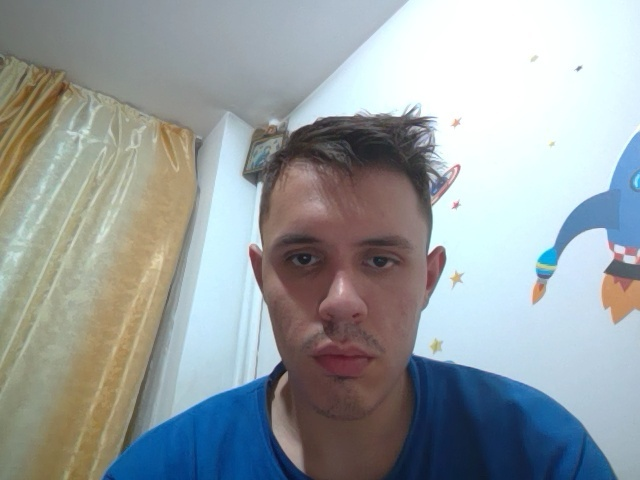
#> input picture all_drivers/driver0.jpg, 640 x 480 px; its folder holds only this picture in this run
$ python -i imgprocessing.py   (imports and definitions only)
#> lines starting #> are read from the running program, lines starting #| are printed output that depends on the picture
#> further down, picture is the input picture: shape (480, 640, 3); mean B, G, R 161.8, 159.5, 152

import cv2 as cv
import os
import numpy as np
import glob
import matplotlib.pyplot as plt

def process_photo(photo):
    photo = cv.resize(photo, (800, 800))
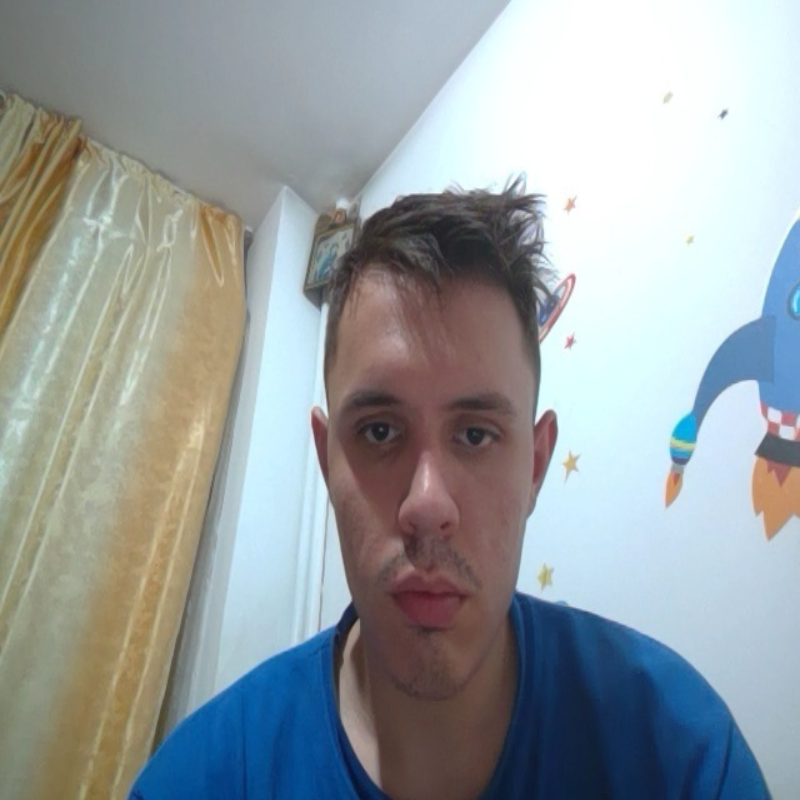
#> photo: shape (800, 800, 3); mean of channels 0, 1, 2 161.8, 159.5, 151.9; drawn as B, G, R
    photo_gray = cv.cvtColor(photo, cv.COLOR_BGR2GRAY)
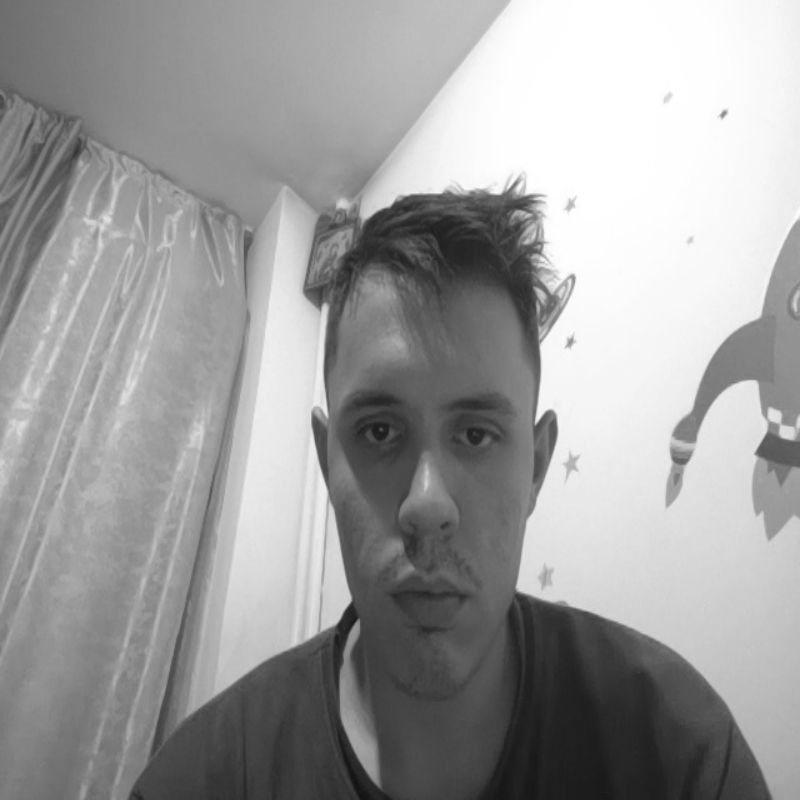
#> photo_gray: shape (800, 800); min 17, max 255, mean 157.5

    '''clahe = cv.createCLAHE(clipLimit=2.0, tileGridSize=(10, 10))
    photo_clahe = clahe.apply(photo_gray)'''

    #gauss_blur = cv.GaussianBlur(photo_gray, (7, 7), 0)

    photo_gray = morphological_transformations_grayscale(photo_gray)
    '''_, photo_bin = cv.threshold(gauss_blur, 127, 255, cv.THRESH_BINARY)
    photo_bin = morphological_transformations_binary(photo_bin)'''
    photo_rgb = morphological_transformations_bgr(photo)
    photo_rgb = cv.cvtColor(photo, cv.COLOR_BGR2RGB)

    return photo_gray, photo_rgb


# [31 lines left out: functions get_photos, fill_hole, not called in this run]


def morphological_transformations_grayscale(photo):
    kernel = cv.getStructuringElement(cv.MORPH_ELLIPSE, (3, 3))

    clahe = cv.createCLAHE(clipLimit=2.0, tileGridSize=(10, 10))
    photo_clahe = clahe.apply(photo)
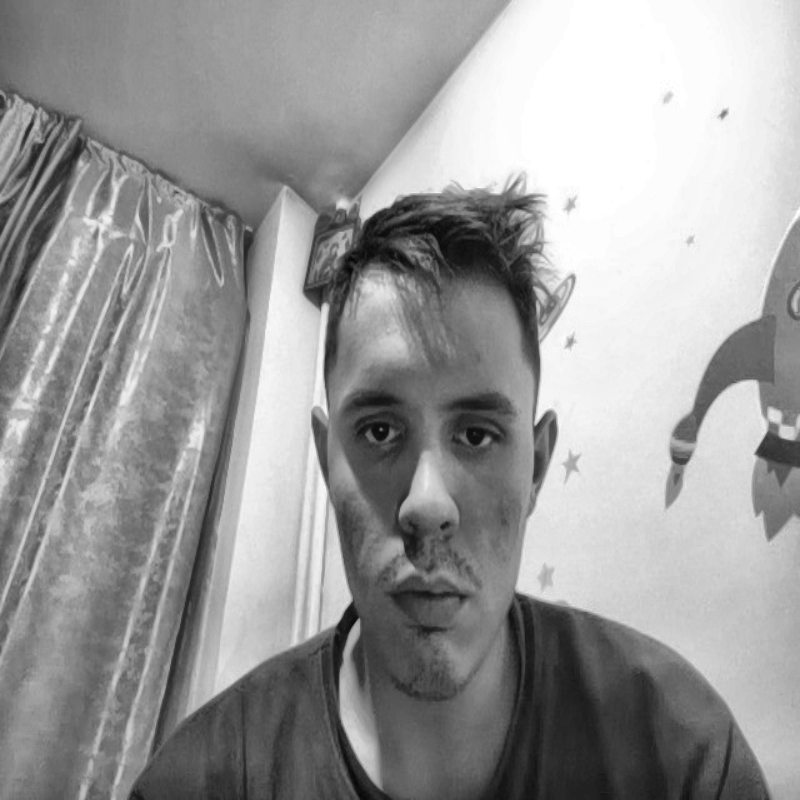
#> photo_clahe: shape (800, 800); min 7, max 255, mean 154.7
    photo_black = cv.morphologyEx(photo, cv.MORPH_TOPHAT, kernel, iterations=1)
    photo_top = cv.morphologyEx(photo, cv.MORPH_BLACKHAT, kernel, iterations=1)
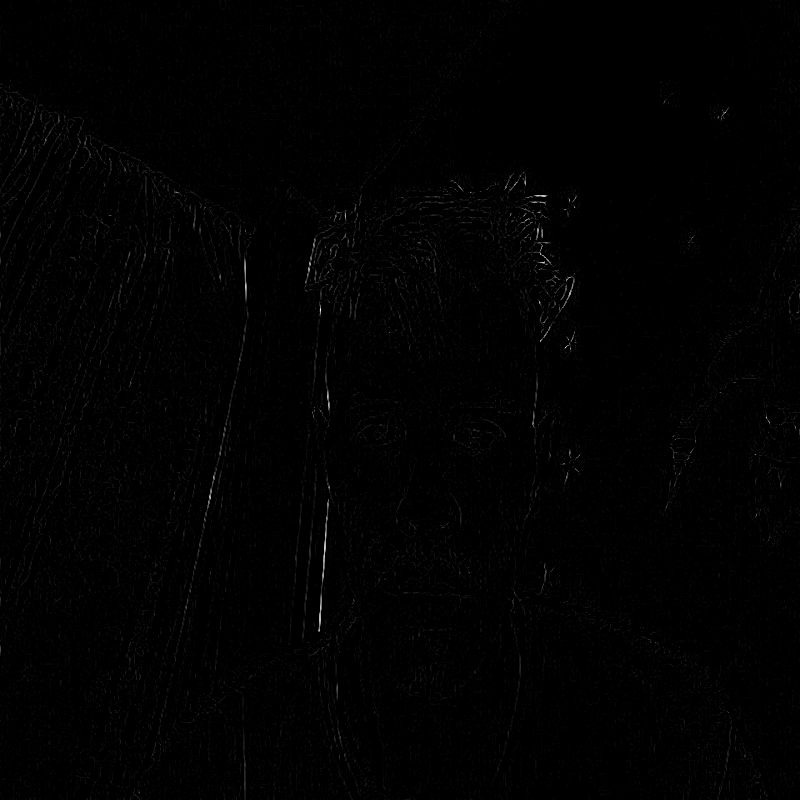
#> photo_top: shape (800, 800); min 0, max 38, mean 0.2; drawn with min black and max white

    photo_enh = cv.add(photo_clahe, photo_top)
    photo_enh = cv.subtract(photo_enh, photo_black)

    ''' photo = cv.dilate(photo, kernel, iterations= 1) #increase bright on darker spots
    photo = cv.morphologyEx(photo, cv.MORPH_OPEN, kernel, iterations = 1) #removing bright noises
    photo = cv.morphologyEx(photo, cv.MORPH_TOPHAT, kernel) #eyelash enhance for closed eye    #cum ba sa fie asta problema )=
    '''

    '''cv.imshow("daaaaaaaa", photo_enh)
    cv.waitKey(0)'''
    return photo_enh

# [13 lines left out: function morphological_transformations_binary, not called in this run]

def morphological_transformations_bgr(photo):
    lab = cv.cvtColor(photo, cv.COLOR_BGR2LAB)
#> lab: shape (800, 800, 3); mean of channels 0, 1, 2 164.5, 127.7, 126.2
    lightness, green_to_red, blue_to_yellow = cv.split(lab)
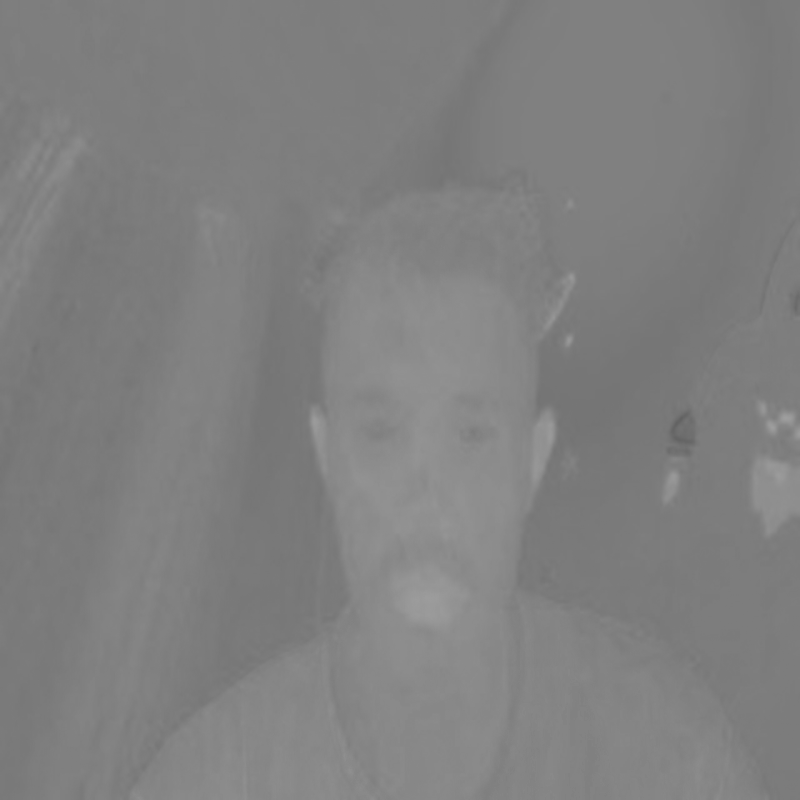
#> green_to_red: shape (800, 800); min 98, max 158, mean 127.7
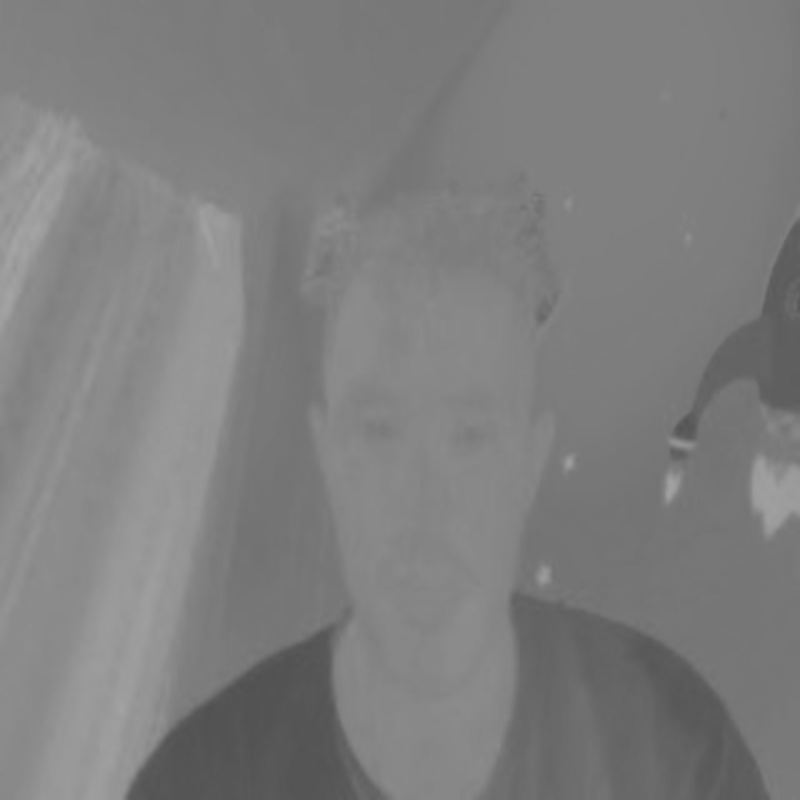
#> blue_to_yellow: shape (800, 800); min 80, max 166, mean 126.2

    kernel = cv.getStructuringElement(cv.MORPH_RECT, (3, 3))
    clahe = cv.createCLAHE(clipLimit=2.0, tileGridSize=(10, 10))

    lightness = clahe.apply(lightness)
    lightness = cv.morphologyEx(lightness, cv.MORPH_OPEN, kernel, iterations = 1)
    lightness = cv.morphologyEx(lightness, cv.MORPH_CLOSE, kernel, iterations = 1)
    #lightness = cv.dilate(lightness, kernel, iterations = 1)

    lab_mod = cv.merge((lightness, green_to_red, blue_to_yellow))
#> lab_mod: shape (800, 800, 3); mean of channels 0, 1, 2 160.1, 127.7, 126.2
    photo_mod = cv.cvtColor(lab_mod, cv.COLOR_LAB2BGR)
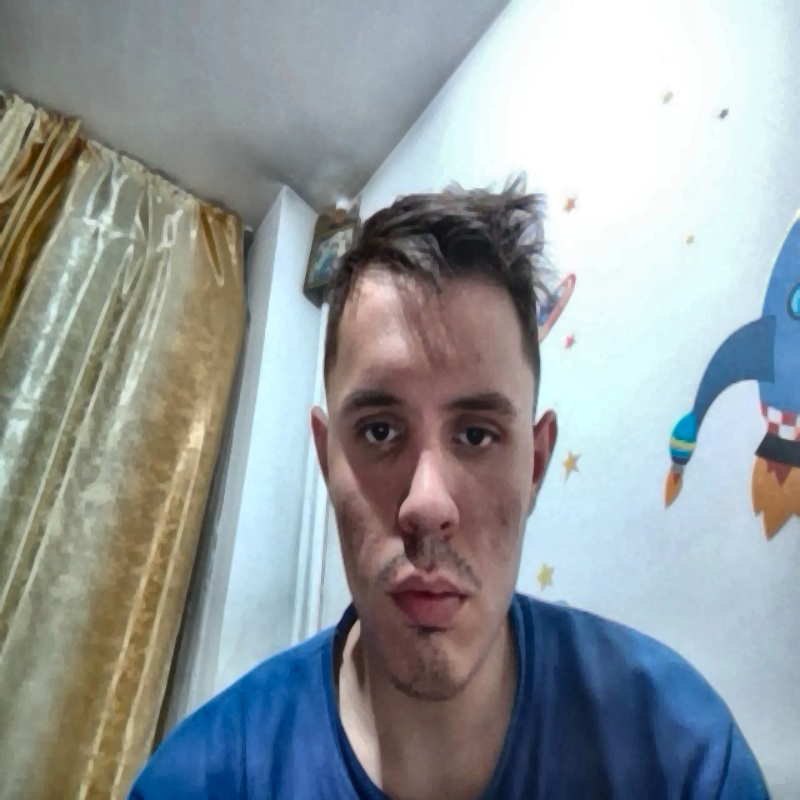
#> photo_mod: shape (800, 800, 3); mean B, G, R 157.4, 155, 147.9

    return photo_mod

# [51 lines left out: functions morphological_transformations, morphological_transformations_special, not called in this run]

def full_processing():
    processed_photos, photos_label = get_photos()
    return morphological_transformations(processed_photos)
    #return processed_photos

>>> import cv2
>>> picture = cv2.imread('all_drivers/driver0.jpg')
>>> result = process_photo(picture)

$ run again, on all_drivers/driver1.jpg
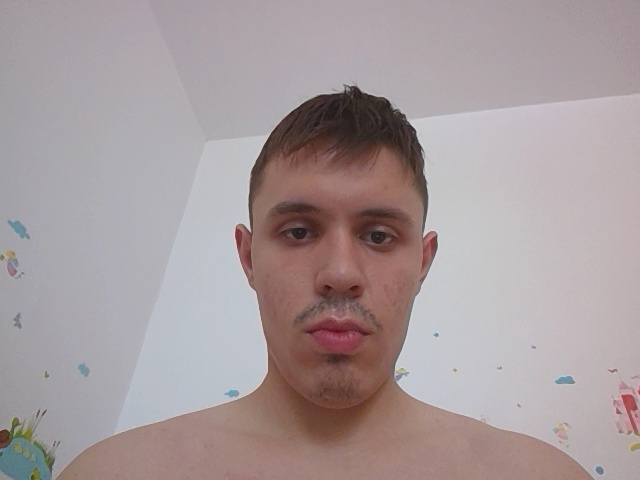
#> input picture all_drivers/driver1.jpg, 640 x 480 px
#> picture is the input picture: shape (480, 640, 3); mean B, G, R 156.8, 155.2, 167.4
#> lab: shape (800, 800, 3); mean of channels 0, 1, 2 165.5, 133.2, 129.2
#> in morphological_transformations_bgr, `lightness, green_to_red, blue_to_yellow = cv.split(lab)`:
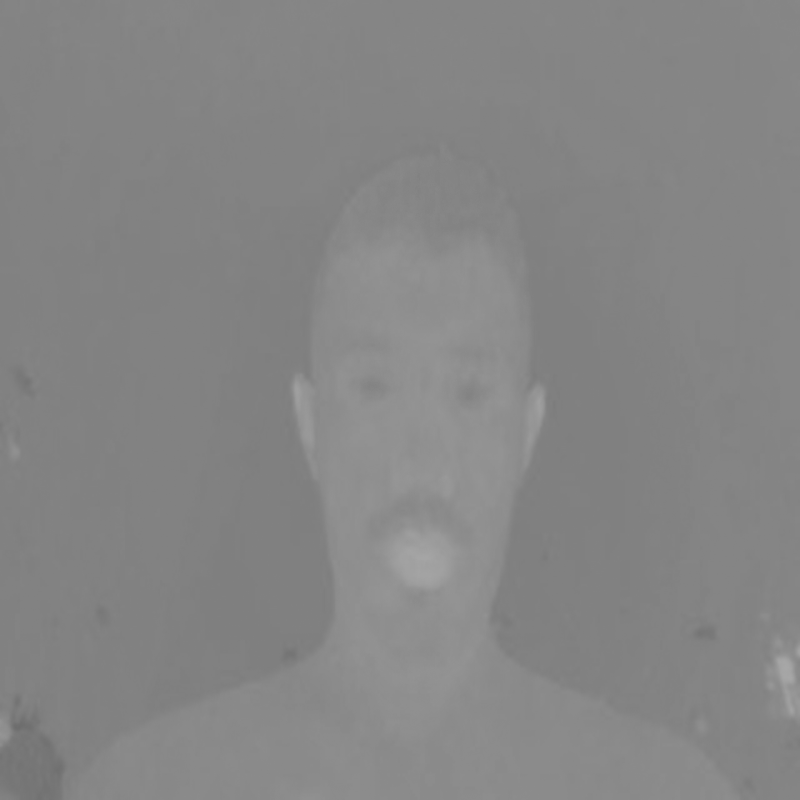
#> green_to_red: shape (800, 800); min 109, max 167, mean 133.2
#> lab_mod: shape (800, 800, 3); mean of channels 0, 1, 2 167.6, 133.2, 129.2
#> in morphological_transformations_bgr, `photo_mod = cv.cvtColor(lab_mod, cv.COLOR_LAB2BGR)`:
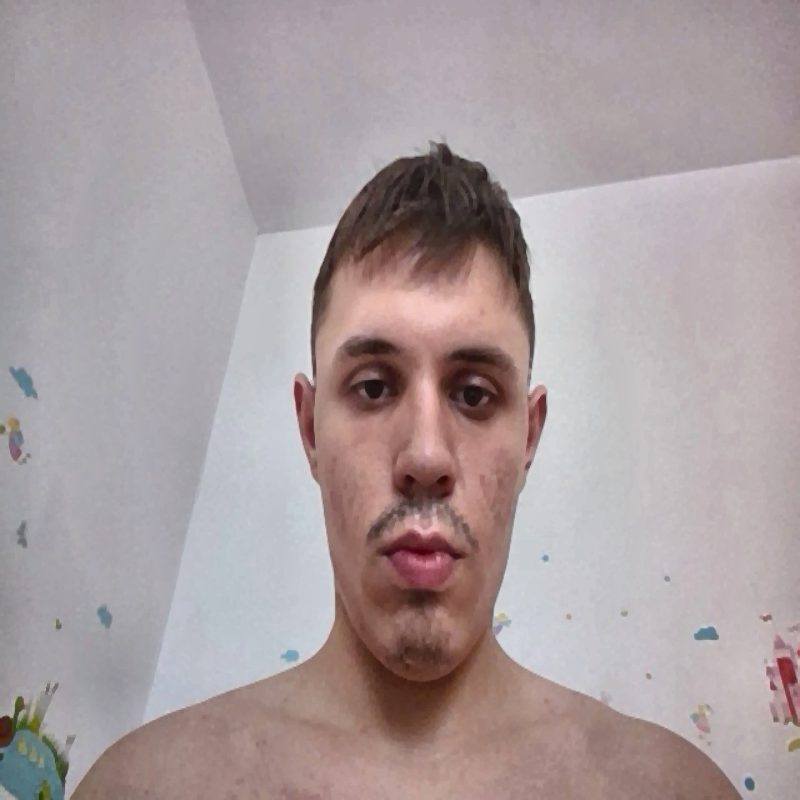
#> photo_mod: shape (800, 800, 3); mean B, G, R 158.9, 157.4, 169.8
